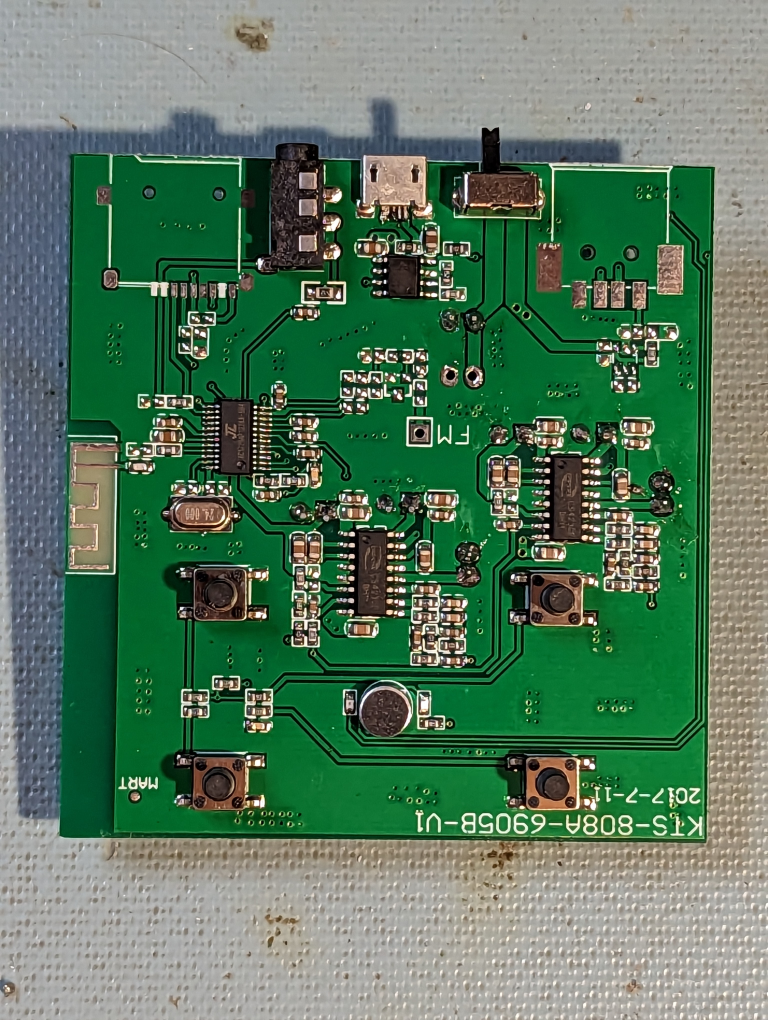
#> input picture pictures/PXL_20230226_031301826.jpg, 3072 x 4080 px (shown at 1/4 size)
$ python ImageUtils.py
#> lines starting #> are read from the running program, lines starting #| are printed output that depends on the picture; after the words box and inside, x2 and y2 are one past the last pixel; in counts of white or black regions, pixels touching at a corner belong together
import cv2
import numpy


def crop_image(bgr_image):
    # Converting to HSV

    # bgr_image = cv2.GaussianBlur(bgr_image, (3, 3), 1)
    hsv = cv2.cvtColor(bgr_image, cv2.COLOR_BGR2HSV)

    lower = (65, 100, 0)
    higher = (75, 255, 255)

    mask = cv2.inRange(hsv, lower, higher)
    edges = cv2.Canny(mask, 50, 200, None, 3)

    lines = cv2.HoughLines(edges, 1, numpy.pi / 180., 150)

    cv2.imshow("hsv", mask)
    cv2.waitKey(0)


color = cv2.imread('../pictures/PXL_20230226_031301826.jpg')
#> color is the input picture: shape (4080, 3072, 3); mean B, G, R 96.4, 121.4, 88.5
# color = cv2.imread('../pictures/PXL_20230226_.jpg')
color = cv2.resize(color, (0, 0), fx=0.15, fy=0.15)
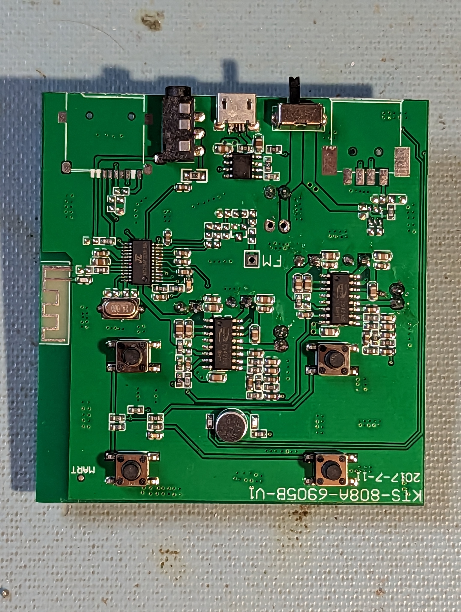
#> color: shape (612, 461, 3); mean B, G, R 96.3, 121.3, 88.5
crop_image(color)
#> in crop_image, `hsv = cv2.cvtColor(bgr_image, cv2.COLOR_BGR2HSV)`: hsv: shape (612, 461, 3); mean H, S, V 54.7, 120, 125.8
#> in crop_image, `mask = cv2.inRange(hsv, lower, higher)`:
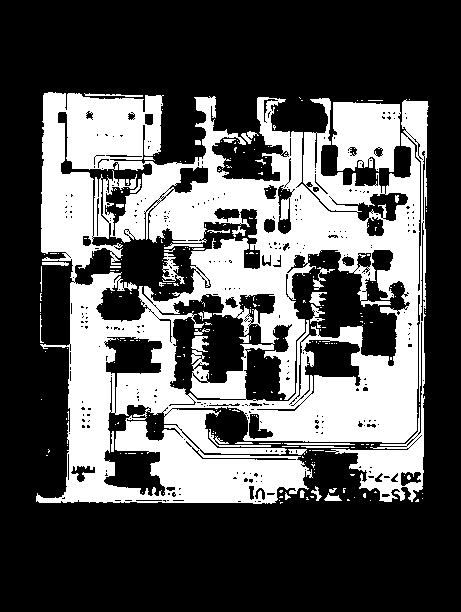
#> mask: shape (612, 461); 34% white; 265 white regions (228 under 20 px), largest, box (x1, y1, x2, y2) and area: (36, 92, 429, 504) 88830, (332, 102, 401, 172) 3977, (162, 253, 185, 284) 279
#> in crop_image, `edges = cv2.Canny(mask, 50, 200, None, 3)`:
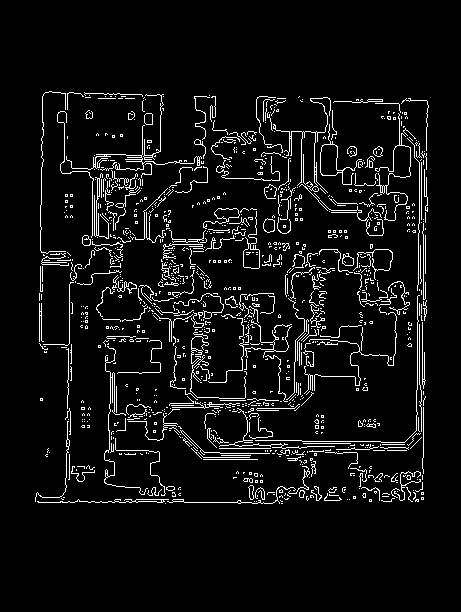
#> edges: shape (612, 461); 6.2% white in thin lines or dots, all inside (x1, y1, x2, y2) = (35, 91, 429, 504)
#> in crop_image, `lines = cv2.HoughLines(edges, 1, numpy.pi / 180., 150)`: lines = [[428, 0.0175], [423, 0], [419, 0], [-416, 3.12], [74, 0.0175]]

$ run again, with pictures/PXL_20230226_031315931.jpg copied over pictures/PXL_20230226_031301826.jpg
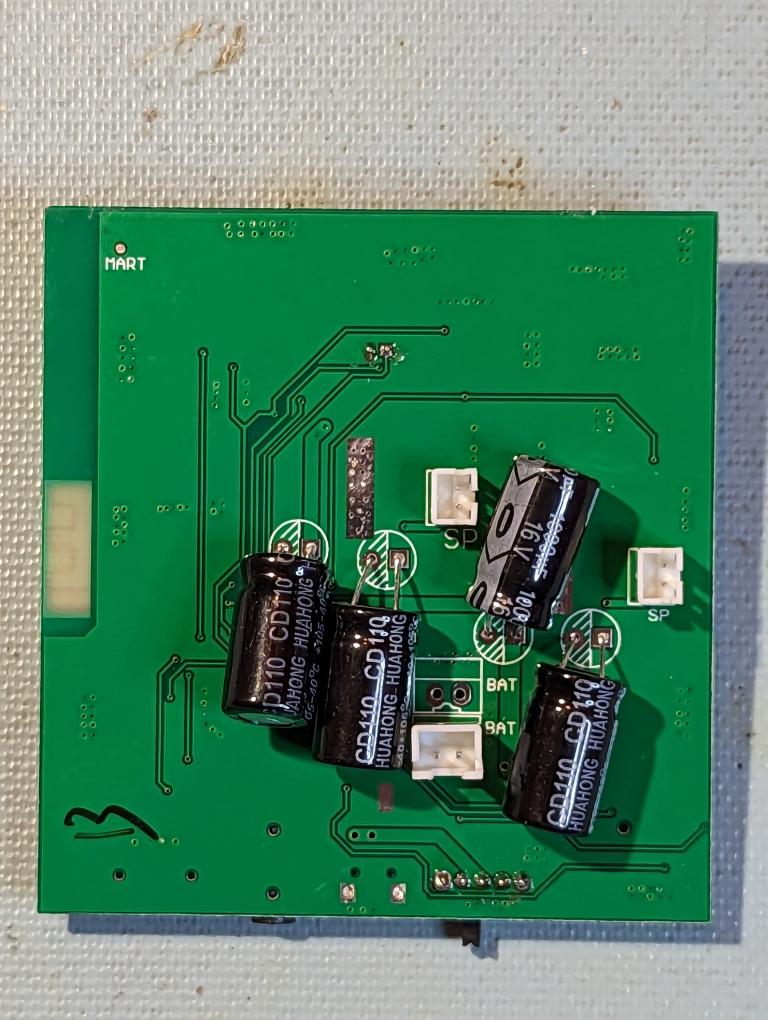
#> input picture pictures/PXL_20230226_031315931.jpg, 3072 x 4080 px (shown at 1/4 size)
#> color is the input picture: shape (4080, 3072, 3); mean B, G, R 105.5, 134.4, 81.6
#> color: shape (612, 461, 3)
#> hsv: shape (612, 461, 3); mean H, S, V 62.2, 138.9, 137.8
#> in crop_image, `mask = cv2.inRange(hsv, lower, higher)`:
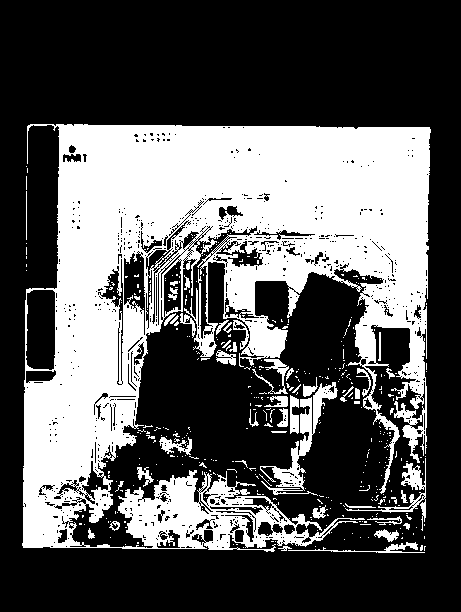
#> mask: shape (612, 461); 35.3% white; 407 white regions (360 under 20 px), largest, box (x1, y1, x2, y2) and area: (22, 124, 431, 552) 91849, (260, 382, 338, 496) 1823, (345, 458, 426, 531) 764
#> in crop_image, `edges = cv2.Canny(mask, 50, 200, None, 3)`:
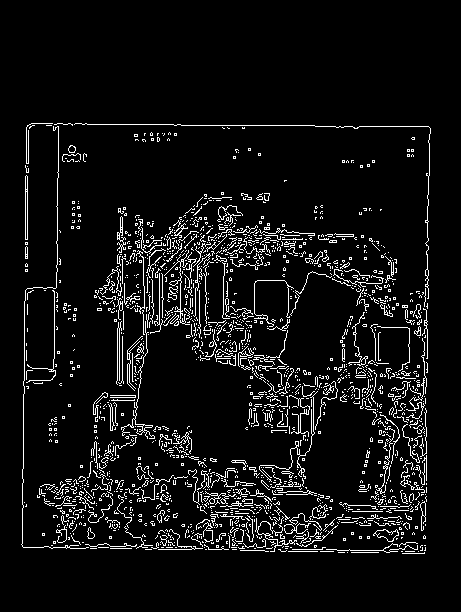
#> edges: shape (612, 461); 6.8% white in thin lines or dots, all inside (x1, y1, x2, y2) = (21, 123, 431, 554)
#> lines = [[546, 1.59], [31, 0.0175], [544, 1.59], [430, 0.0175], [432, 0.0175]]

$ run again, with pictures/PXL_20230226_031354514.jpg copied over pictures/PXL_20230226_031301826.jpg
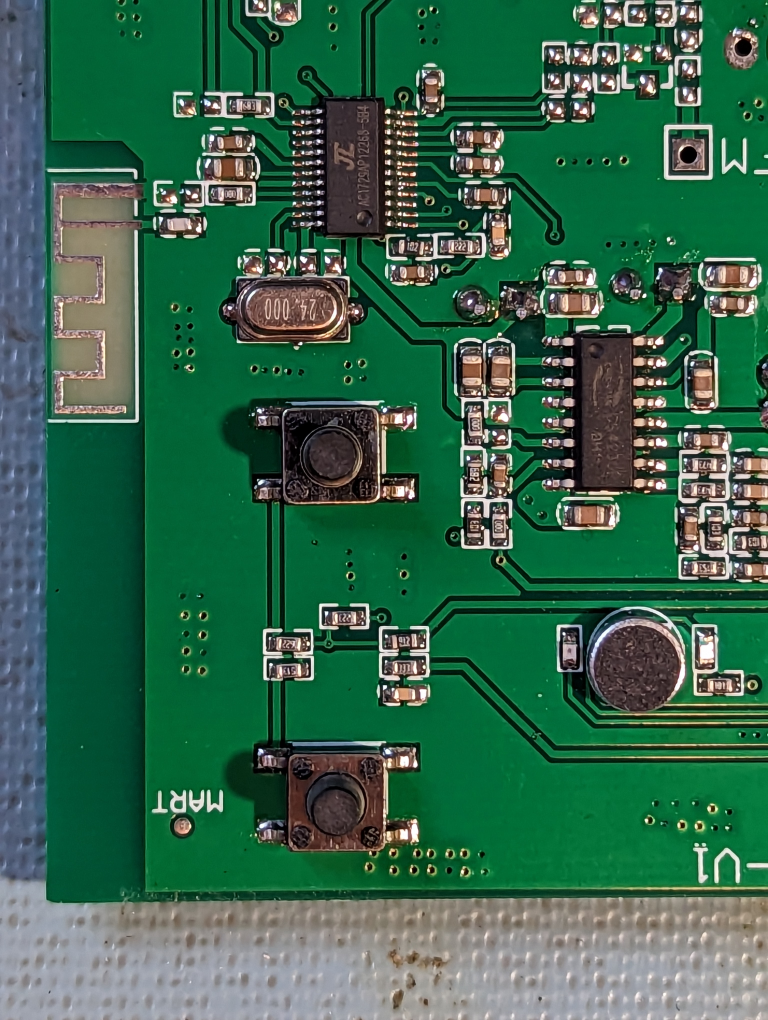
#> input picture pictures/PXL_20230226_031354514.jpg, 3072 x 4080 px (shown at 1/4 size)
#> color is the input picture: shape (4080, 3072, 3); mean B, G, R 77.1, 102.4, 52.8
#> color: shape (612, 461, 3)
#> hsv: shape (612, 461, 3); mean H, S, V 71, 165.8, 107.7
#> in crop_image, `mask = cv2.inRange(hsv, lower, higher)`:
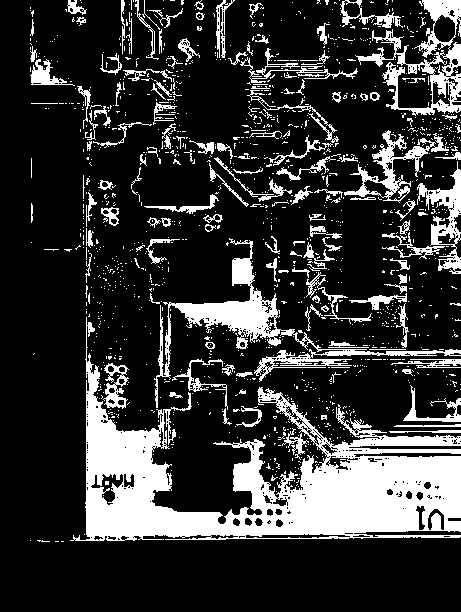
#> mask: shape (612, 461); 20.9% white; 1329 white regions (1190 under 20 px), largest, box (x1, y1, x2, y2) and area: (70, 317, 461, 541) 29230, (154, 238, 461, 408) 5559, (355, 0, 461, 116) 3423
#> in crop_image, `edges = cv2.Canny(mask, 50, 200, None, 3)`:
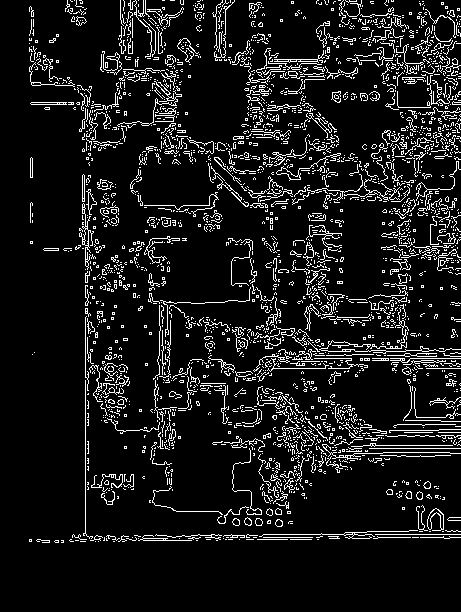
#> edges: shape (612, 461); 9.8% white in thin lines or dots, all inside (x1, y1, x2, y2) = (29, 0, 461, 543)
#> lines = [[85, 0], [534, 1.57], [537, 1.57], [541, 1.55], [358, 1.57], [368, 1.57], [-40, 2.36], [88, 0], [544, 1.54], [92, 0.0175], [-81, 3.12]]

$ run again, with pictures/PXL_20230226_031400002.jpg copied over pictures/PXL_20230226_031301826.jpg
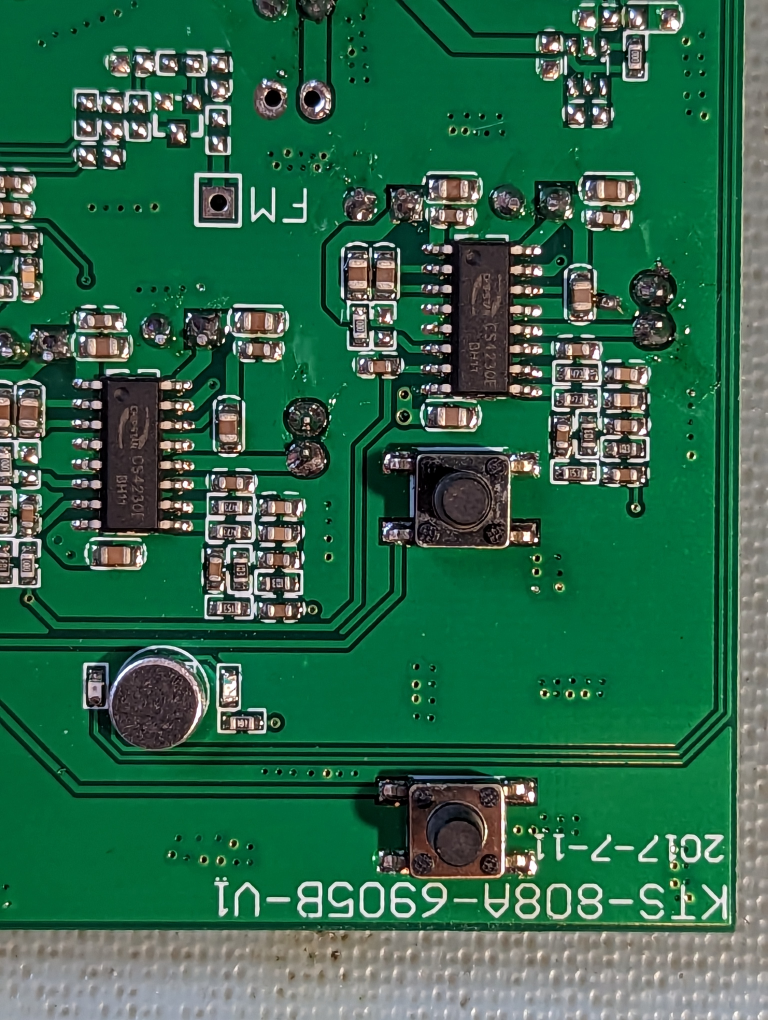
#> input picture pictures/PXL_20230226_031400002.jpg, 3072 x 4080 px (shown at 1/4 size)
#> color is the input picture: shape (4080, 3072, 3); mean B, G, R 74.9, 103.3, 46.7
#> color: shape (612, 461, 3)
#> hsv: shape (612, 461, 3); mean H, S, V 70.1, 173, 106.2
#> in crop_image, `mask = cv2.inRange(hsv, lower, higher)`:
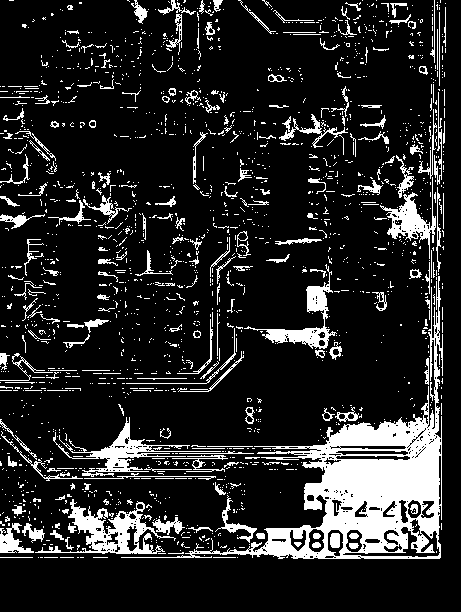
#> mask: shape (612, 461); 14.9% white; 1799 white regions (1596 under 20 px), largest, box (x1, y1, x2, y2) and area: (121, 276, 443, 559) 16046, (35, 499, 176, 554) 2373, (53, 417, 221, 477) 1696
#> in crop_image, `edges = cv2.Canny(mask, 50, 200, None, 3)`:
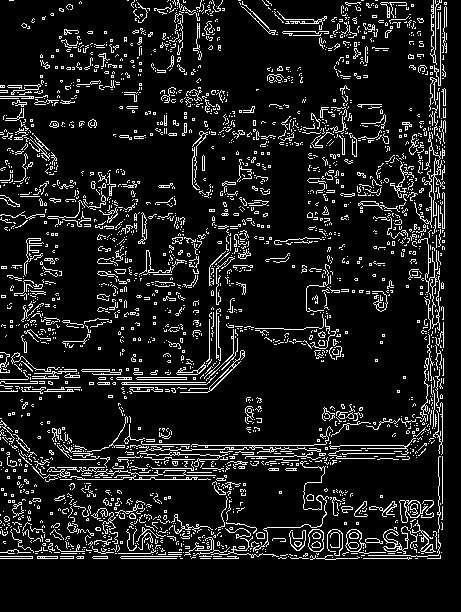
#> edges: shape (612, 461); 10.5% white in thin lines or dots, all inside (x1, y1, x2, y2) = (0, 0, 447, 560)
#> lines = 23 rows, first 8: [558, 1.57], [445, 1.57], [438, 0], [556, 1.57], [-430, 3.12], [442, 0], [-434, 3.12], [447, 0.0175]
